Frame 1 (no input): blank canvas, image omitted
Frame 60 (no input): blank canvas, image omitted
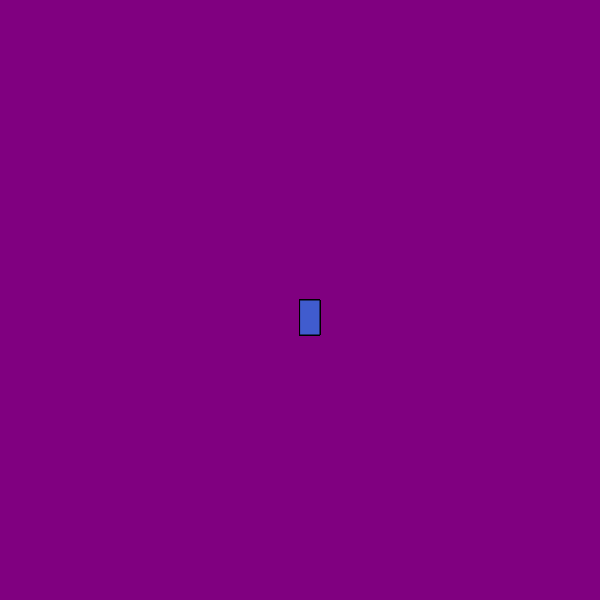
Frame 120 (the mouse pressed at the canvas centre since frame 60)

The p5.js sketch whose frames 1 and 60 were blank and that drew this single picture after the mouse press (run headless with seeded random() and noise() and a simulated clock; from frame 60 on, the mouse is pressed at the canvas centre):

// p5.js sketch
// ── sketch.js
function setup() {
    createCanvas(600, 600);
    background("purple");
  }
  
  function draw() {
  
    stroke("black");
    fill("rgb(64,92,206)");
  
    // console.log(mouseIsPressed)
  
    if (mouseIsPressed) {
      rect(mouseX, mouseY, 20, 35);
    }
  }
  
